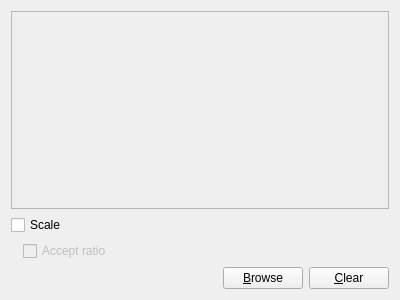
<?xml version="1.0" encoding="UTF-8"?>
<ui version="4.0">
 <class>LReportPropertyPageImage</class>
 <widget class="QWidget" name="LReportPropertyPageImage">
  <property name="geometry">
   <rect>
    <x>0</x>
    <y>0</y>
    <width>400</width>
    <height>300</height>
   </rect>
  </property>
  <property name="windowTitle">
   <string>Form</string>
  </property>
  <layout class="QVBoxLayout" name="verticalLayout">
   <item>
    <widget class="QLabel" name="label">
     <property name="sizePolicy">
      <sizepolicy hsizetype="Ignored" vsizetype="Ignored">
       <horstretch>0</horstretch>
       <verstretch>0</verstretch>
      </sizepolicy>
     </property>
     <property name="frameShape">
      <enum>QFrame::StyledPanel</enum>
     </property>
     <property name="frameShadow">
      <enum>QFrame::Sunken</enum>
     </property>
     <property name="midLineWidth">
      <number>1</number>
     </property>
     <property name="text">
      <string/>
     </property>
     <property name="alignment">
      <set>Qt::AlignCenter</set>
     </property>
    </widget>
   </item>
   <item>
    <widget class="QCheckBox" name="checkBoxScale">
     <property name="text">
      <string>Scale</string>
     </property>
    </widget>
   </item>
   <item>
    <layout class="QHBoxLayout" name="horizontalLayout_2">
     <item>
      <spacer name="horizontalSpacer_2">
       <property name="orientation">
        <enum>Qt::Horizontal</enum>
       </property>
       <property name="sizeType">
        <enum>QSizePolicy::Fixed</enum>
       </property>
       <property name="sizeHint" stdset="0">
        <size>
         <width>12</width>
         <height>20</height>
        </size>
       </property>
      </spacer>
     </item>
     <item>
      <widget class="QCheckBox" name="checkBoxAcceptRatio">
       <property name="enabled">
        <bool>false</bool>
       </property>
       <property name="text">
        <string>Accept ratio</string>
       </property>
      </widget>
     </item>
    </layout>
   </item>
   <item>
    <layout class="QHBoxLayout" name="horizontalLayout">
     <item>
      <spacer name="horizontalSpacer">
       <property name="orientation">
        <enum>Qt::Horizontal</enum>
       </property>
       <property name="sizeHint" stdset="0">
        <size>
         <width>40</width>
         <height>20</height>
        </size>
       </property>
      </spacer>
     </item>
     <item>
      <widget class="QPushButton" name="pushButtonBrowse">
       <property name="text">
        <string>&amp;Browse</string>
       </property>
      </widget>
     </item>
     <item>
      <widget class="QPushButton" name="pushButtonClear">
       <property name="text">
        <string>&amp;Clear</string>
       </property>
      </widget>
     </item>
    </layout>
   </item>
  </layout>
 </widget>
 <resources/>
 <connections>
  <connection>
   <sender>checkBoxScale</sender>
   <signal>clicked(bool)</signal>
   <receiver>checkBoxAcceptRatio</receiver>
   <slot>setEnabled(bool)</slot>
   <hints>
    <hint type="sourcelabel">
     <x>31</x>
     <y>106</y>
    </hint>
    <hint type="destinationlabel">
     <x>54</x>
     <y>167</y>
    </hint>
   </hints>
  </connection>
 </connections>
</ui>
